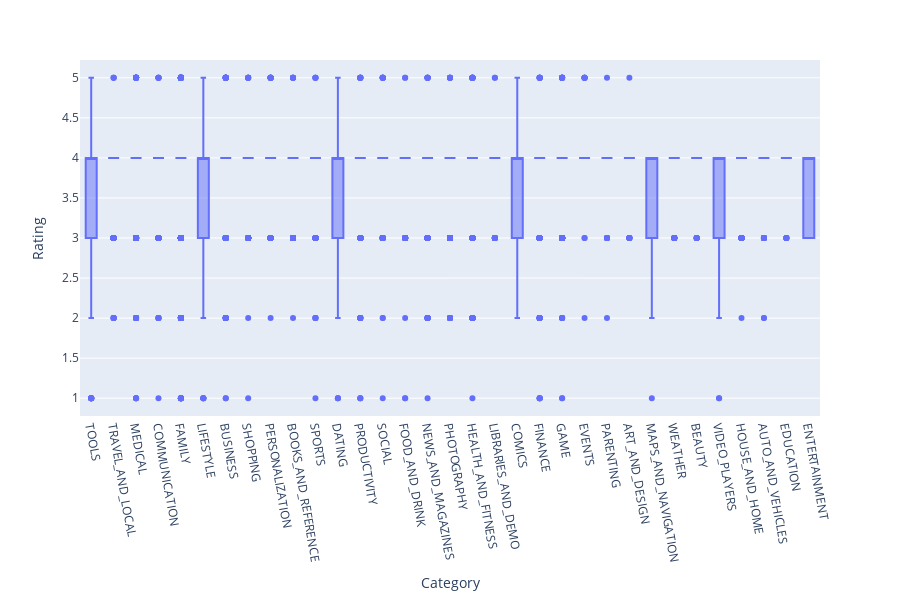

The code cell stored with this chart in its notebook:
### Code cell
# Catagory vs Rating
fig = px.box(df.sort_values('Rating', ascending=False), y='Rating', x='Category')
fig.update_layout(
    xaxis=dict(tickangle=80),
    width=900,
    height=600
)
fig.show()

### Figure 1 — Plotly figure (JSON) as saved in the notebook; plotly's stock layout.template omitted (floating-point values rounded to 4 significant figures; data arrays with more than 128 entries replaced by an {"elided": "..."} marker saying what was removed)
{"data": [{"alignmentgroup": "True", "hovertemplate": "Category=%{x}<br>Rating=%{y}<extra></extra>", "legendgroup": "", "marker": {"color": "#636efa"}, "name": "", "notched": false, "offsetgroup": "", "orientation": "v", "showlegend": false, "type": "box", "x": {"elided": "10348 str values"}, "x0": " ", "xaxis": "x", "y": {"elided": "10348 int values"}, "y0": " ", "yaxis": "y"}], "layout": {"boxmode": "group", "height": 600, "legend": {"tracegroupgap": 0}, "margin": {"t": 60}, "width": 900, "xaxis": {"anchor": "y", "domain": [0, 1], "tickangle": 80, "title": {"text": "Category"}}, "yaxis": {"anchor": "x", "domain": [0, 1], "title": {"text": "Rating"}}}}
